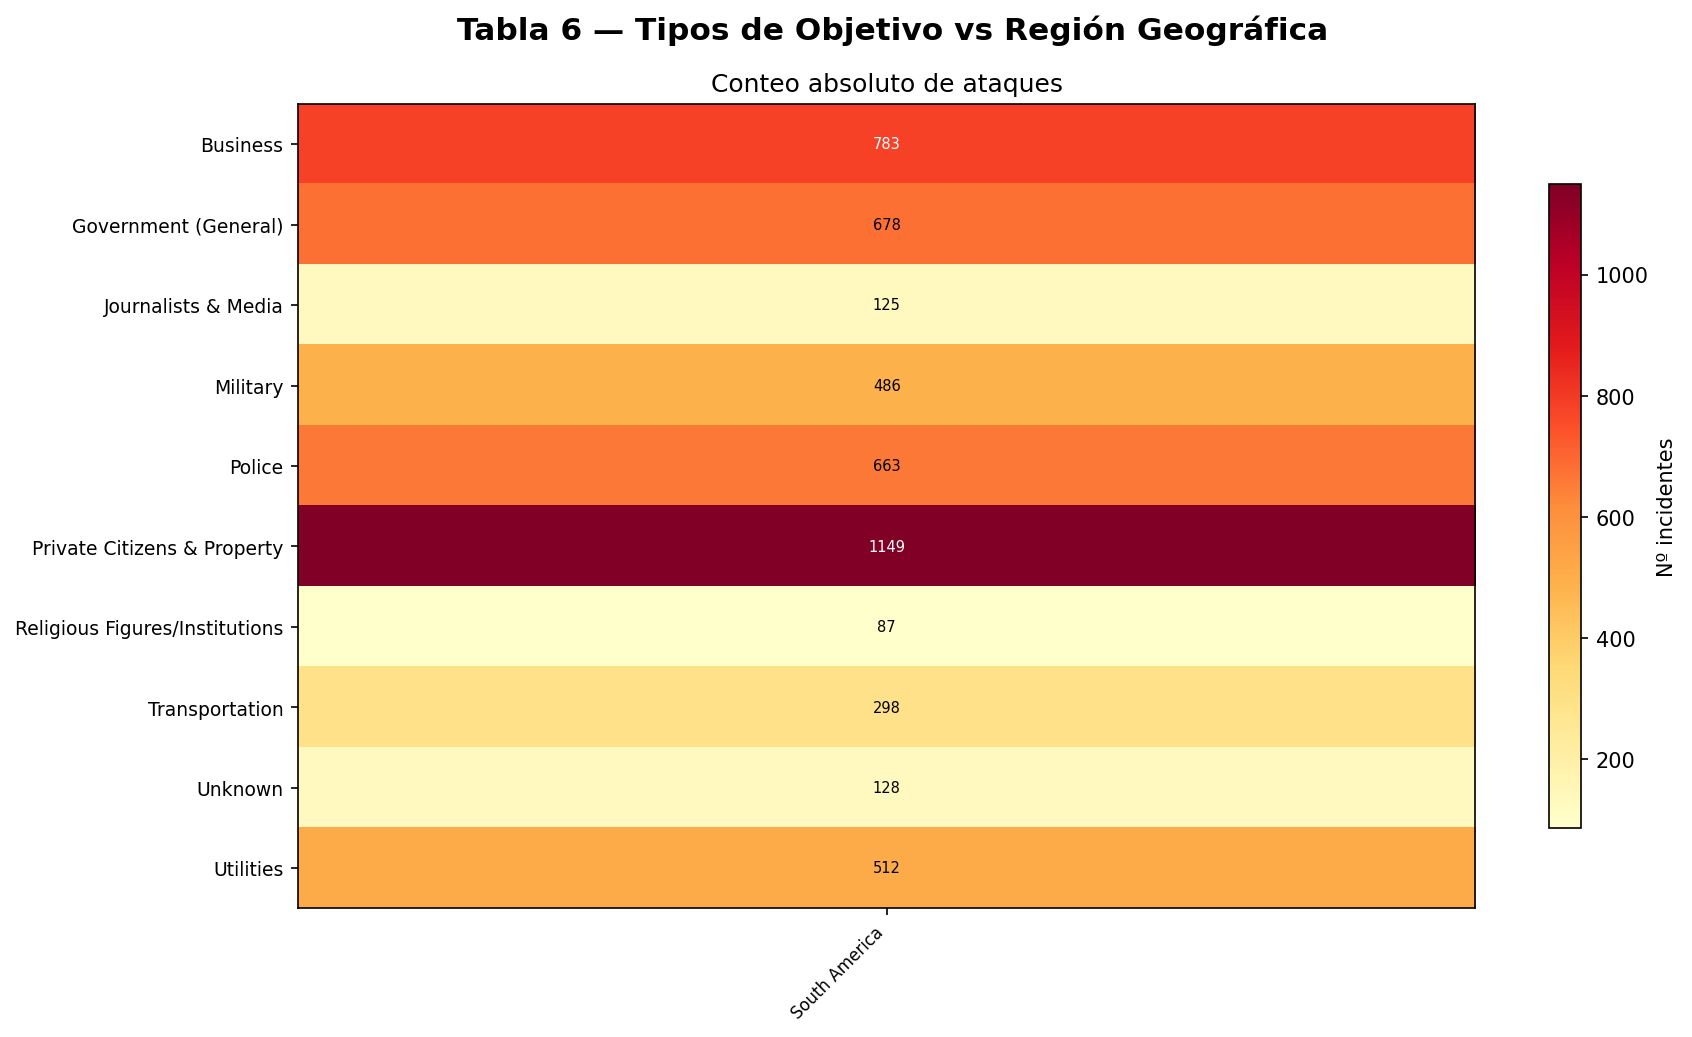

Source code (Python):
"""
Tabla 6 - Objetivos
Columnas: TARGTYPE1_TXT, REGION_TXT, NATLTY1_TXT
Gráfico: Heatmap - Frecuencia de tipos de objetivo por región geográfica
"""

import pandas as pd
import numpy as np
import matplotlib.pyplot as plt
import matplotlib.colors as mcolors
import warnings
warnings.filterwarnings('ignore')

cols = ['TARGTYPE1_TXT', 'REGION_TXT', 'NATLTY1_TXT']
df = pd.read_excel('../GTD_5156.xlsx', usecols=cols)
df = df.dropna(subset=['TARGTYPE1_TXT', 'REGION_TXT'])

# Top 10 tipos de objetivo
top_targ = df['TARGTYPE1_TXT'].value_counts().head(10).index
df_f = df[df['TARGTYPE1_TXT'].isin(top_targ)]

# Tabla cruzada
pivot = df_f.pivot_table(index='TARGTYPE1_TXT', columns='REGION_TXT', aggfunc='size', fill_value=0)

# Normalizar por fila (% dentro de cada tipo de objetivo)
pivot_pct = pivot.div(pivot.sum(axis=1), axis=0) * 100

fig, ax = plt.subplots(figsize=(12, 7))
fig.suptitle('Tabla 6 — Tipos de Objetivo vs Región Geográfica', fontsize=15, fontweight='bold')

# Heatmap de conteos absolutos
im1 = ax.imshow(pivot.values, cmap='YlOrRd', aspect='auto')
ax.set_xticks(range(len(pivot.columns)))
ax.set_xticklabels([c[:18] for c in pivot.columns], rotation=45, ha='right', fontsize=8)
ax.set_yticks(range(len(pivot.index)))
ax.set_yticklabels(pivot.index, fontsize=9)
ax.set_title('Conteo absoluto de ataques', fontsize=12)
plt.colorbar(im1, ax=ax, shrink=0.8, label='Nº incidentes')

for i in range(len(pivot.index)):
    for j in range(len(pivot.columns)):
        val = pivot.values[i, j]
        color = 'white' if val > pivot.values.max() * 0.6 else 'black'
        ax.text(j, i, str(val), ha='center', va='center', fontsize=7, color=color)

plt.tight_layout()
plt.savefig('tabla6_objetivos_heatmap.png', dpi=150, bbox_inches='tight')
plt.show()
print("Guardado: tabla6_objetivos_heatmap.png")
